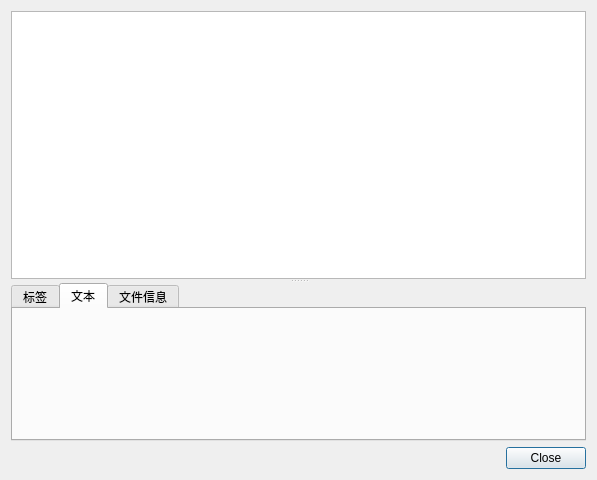
<?xml version="1.0" encoding="UTF-8"?>
<ui version="4.0">
 <class>Dialog</class>
 <widget class="QDialog" name="Dialog">
  <property name="geometry">
   <rect>
    <x>0</x>
    <y>0</y>
    <width>597</width>
    <height>480</height>
   </rect>
  </property>
  <property name="windowTitle">
   <string>图片查看器</string>
  </property>
  <layout class="QVBoxLayout" name="verticalLayout">
   <item>
    <widget class="QSplitter" name="splitter">
     <property name="orientation">
      <enum>Qt::Orientation::Vertical</enum>
     </property>
     <property name="childrenCollapsible">
      <bool>false</bool>
     </property>
     <widget class="PanZoomImageView" name="widgetImageViewer">
      <property name="sizePolicy">
       <sizepolicy hsizetype="Expanding" vsizetype="Expanding">
        <horstretch>0</horstretch>
        <verstretch>2</verstretch>
       </sizepolicy>
      </property>
     </widget>
     <widget class="QTabWidget" name="tabWidgetBottom">
      <property name="sizePolicy">
       <sizepolicy hsizetype="Expanding" vsizetype="Expanding">
        <horstretch>0</horstretch>
        <verstretch>1</verstretch>
       </sizepolicy>
      </property>
      <property name="currentIndex">
       <number>1</number>
      </property>
      <widget class="QWidget" name="tabTags">
       <attribute name="title">
        <string>标签</string>
       </attribute>
       <layout class="QVBoxLayout" name="verticalLayout_4">
        <property name="leftMargin">
         <number>2</number>
        </property>
        <property name="topMargin">
         <number>2</number>
        </property>
        <property name="rightMargin">
         <number>2</number>
        </property>
        <property name="bottomMargin">
         <number>2</number>
        </property>
        <item>
         <widget class="QWidget" name="widgetTagEditor" native="true">
          <layout class="QVBoxLayout" name="verticalLayout_3">
           <property name="leftMargin">
            <number>0</number>
           </property>
           <property name="topMargin">
            <number>0</number>
           </property>
           <property name="rightMargin">
            <number>0</number>
           </property>
           <property name="bottomMargin">
            <number>0</number>
           </property>
          </layout>
         </widget>
        </item>
       </layout>
      </widget>
      <widget class="QWidget" name="tabText">
       <attribute name="title">
        <string>文本</string>
       </attribute>
       <layout class="QVBoxLayout" name="verticalLayoutText">
        <property name="leftMargin">
         <number>2</number>
        </property>
        <property name="topMargin">
         <number>2</number>
        </property>
        <property name="rightMargin">
         <number>2</number>
        </property>
        <property name="bottomMargin">
         <number>2</number>
        </property>
        <item>
         <widget class="ImageTextEditWidget" name="imageTextEditWidget" native="true">
          <property name="sizePolicy">
           <sizepolicy hsizetype="Expanding" vsizetype="Expanding">
            <horstretch>0</horstretch>
            <verstretch>0</verstretch>
           </sizepolicy>
          </property>
         </widget>
        </item>
       </layout>
      </widget>
      <widget class="QWidget" name="tabFileInfo">
       <attribute name="title">
        <string>文件信息</string>
       </attribute>
       <layout class="QVBoxLayout" name="verticalLayout_5">
        <property name="leftMargin">
         <number>2</number>
        </property>
        <property name="topMargin">
         <number>2</number>
        </property>
        <property name="rightMargin">
         <number>2</number>
        </property>
        <property name="bottomMargin">
         <number>2</number>
        </property>
        <item>
         <widget class="QTableWidget" name="tableWidgetFileInfo"/>
        </item>
       </layout>
      </widget>
     </widget>
    </widget>
   </item>
   <item>
    <widget class="QDialogButtonBox" name="buttonBox">
     <property name="orientation">
      <enum>Qt::Orientation::Horizontal</enum>
     </property>
     <property name="standardButtons">
      <set>QDialogButtonBox::StandardButton::Close</set>
     </property>
    </widget>
   </item>
  </layout>
 </widget>
 <customwidgets>
  <customwidget>
   <class>PanZoomImageView</class>
   <extends>QGraphicsView</extends>
   <header>ui.widgets.pan_zoom_image_view</header>
  </customwidget>
  <customwidget>
   <class>ImageTextEditWidget</class>
   <extends>QWidget</extends>
   <header>ui.widgets.image_text_edit_widget</header>
  </customwidget>
 </customwidgets>
 <resources/>
 <connections>
  <connection>
   <sender>buttonBox</sender>
   <signal>rejected()</signal>
   <receiver>Dialog</receiver>
   <slot>reject()</slot>
   <hints>
    <hint type="sourcelabel">
     <x>316</x>
     <y>260</y>
    </hint>
    <hint type="destinationlabel">
     <x>286</x>
     <y>274</y>
    </hint>
   </hints>
  </connection>
 </connections>
</ui>
